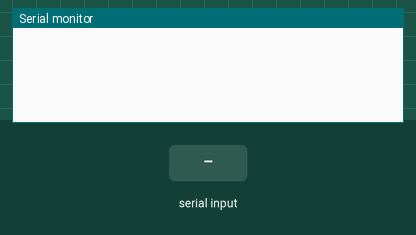
This sketch was run on a simulated Arduino Uno, built with avr-gcc and run on an emulated ATmega328P. On the bench: the last lines printed to the serial monitor. Inputs (shaded band) come from the test bench.

Above: at 1.2 s.
1.3 s: "a" received over Serial
At 2.4 s:
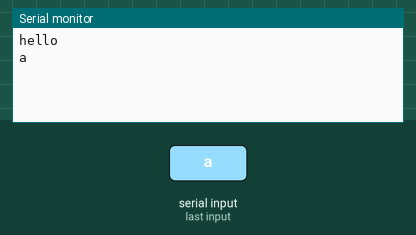
2.8 s: "1" received over Serial
At 3.6 s:
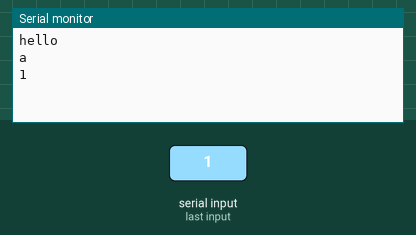

Measured:
- after the input at 1.3 s, the serial monitor: prints a new line at once (image 1)
- after the input at 2.8 s, the serial monitor: prints a new line at once (image 2)

The sketch:

serial_test2.ino.ino
```cpp
String readString;
int flag=0;
void setup() {
  Serial.begin(115200);
}

void loop() {

  //expect a string like wer,qwe rty,123 456,hyre kjhg,
  //or like hello world,who are you?,bye!,
  while (Serial.available()) {
   delay(1);  //small delay to allow input buffer to fill

    char c = Serial.read();  //gets one byte from serial buffer
    if (c == ',') {
      flag=0;
      break;
    }  //breaks out of capture loop to print readstring
    readString += c;
  } //makes the string readString


 if (readString[0] == 'a') {
      Serial.println("hello");

    }


  if (readString.length() >0) {
    Serial.println(readString); //prints string to serial port out

    readString=""; //clears variable for new input
  }
}
```
